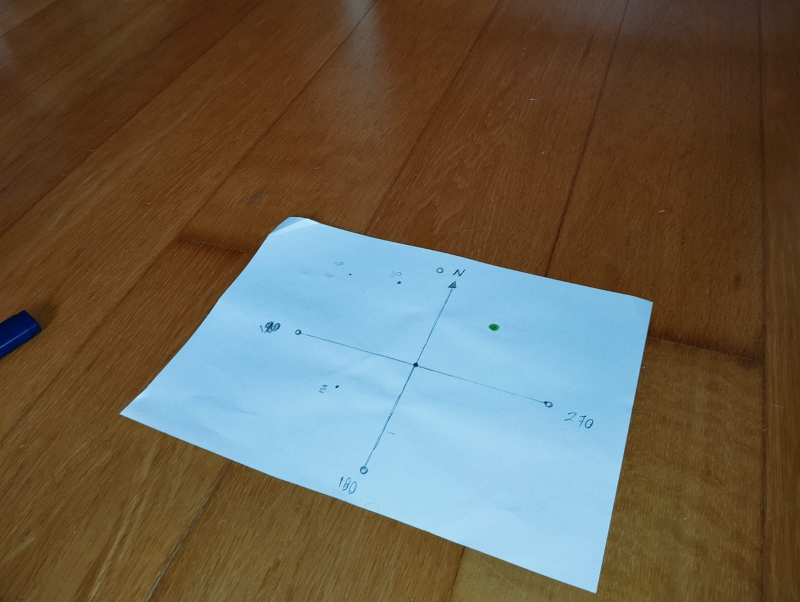
#> input picture polar/img.jpeg, 1600 x 1204 px (shown at 1/2 size)
$ python polar.py
#> lines starting #> are read from the running program, lines starting #| are printed output that depends on the picture
import cv2
import numpy as np
import math

# Função para calcular o ângulo com base no referencial personalizado
# [12 lines left out: function calcular_angulo_personalizado, not called in this run]

# Carregar a imagem
caminho_imagem = input("Digite o caminho da imagem: ")
#> the answer given: img.jpeg
imagem = cv2.imread(caminho_imagem)
#> imagem is the input picture: shape (1204, 1600, 3); mean B, G, R 80.2, 96.4, 105.5
if imagem is None:
    print("Imagem não encontrada! Verifique o caminho fornecido.")
    exit()

# Redimensionar a imagem para facilitar a visualização
largura = 800
altura = int(imagem.shape[0] * (800 / imagem.shape[1]))
#> altura = 602
imagem = cv2.resize(imagem, (largura, altura))
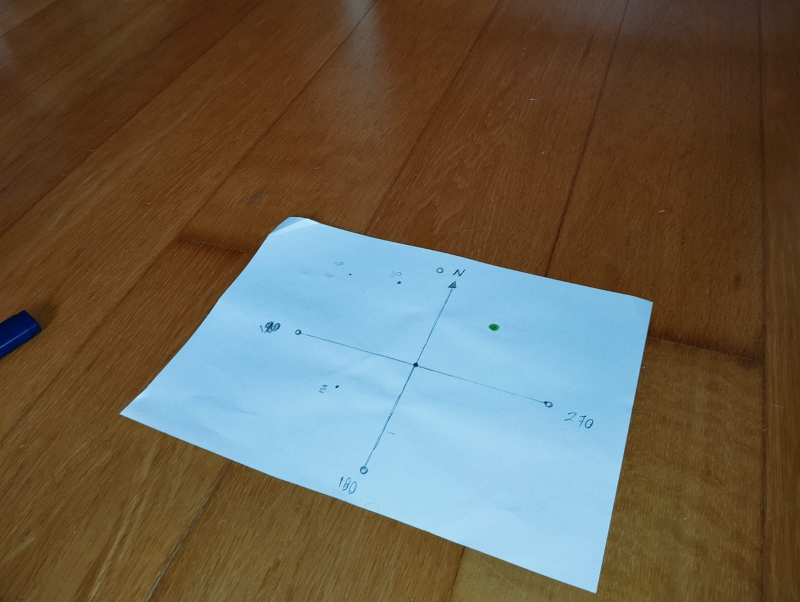
#> imagem: shape (602, 800, 3); mean B, G, R 80.3, 96.5, 105.7

# Lista para armazenar os pontos
pontos = []

# [33 lines left out: function clique_do_mouse, not called in this run]

cv2.namedWindow("Imagem")
cv2.setMouseCallback("Imagem", clique_do_mouse)

print("Instruções:")
print("1. Clique no centro.")
print("2. Clique no ponto de referência a 0 graus.")
print("3. Clique no ponto de referência a 90 graus.")
print("4. Clique no ponto de referência a 180 graus.")
print("5. Clique no ponto de referência a 270 graus.")
print("Após isso, você pode clicar em qualquer ponto para obter o ângulo relativo ao referencial personalizado.")

referencia_pronta = False

while True:
    cv2.imshow("Imagem", imagem)
    tecla = cv2.waitKey(1)
#> (key Esc is pressed here)
    if tecla == 27:  # Tecla ESC para sair
        break

cv2.destroyAllWindows()
